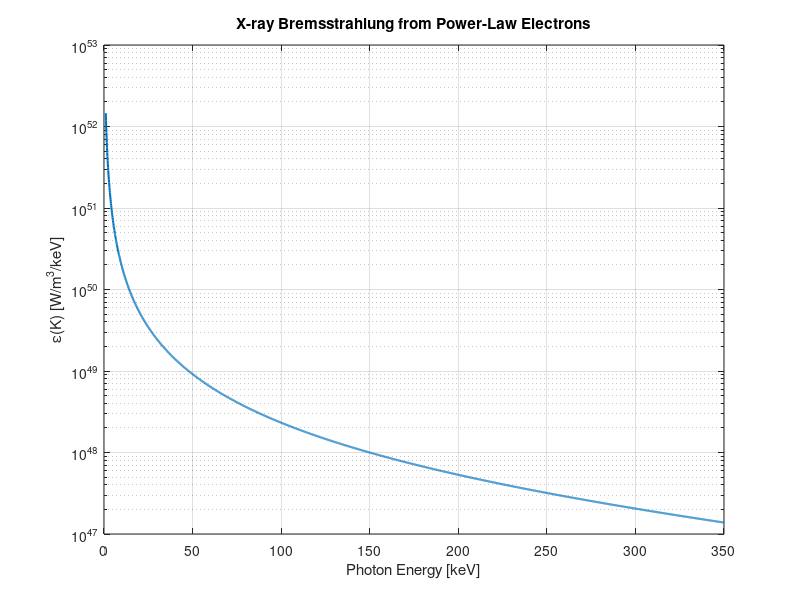

Write MATLAB code to recreate this figure.
%% Bremsstrahlung from Power-Law Electrons (Bernhardi 1982 Inspired)
clear; clc;

%% Physical Constants
e     = 1.602e-19;      % Elementary charge [C]
me    = 9.109e-31;      % Electron mass [kg]
c     = 2.998e8;        % Speed of light [m/s]
eps0  = 8.854e-12;      % Vacuum permittivity [F/m]
alpha = 1/137;          % Fine-structure constant
r_e   = e^2 / (4*pi*eps0*me*c^2);  % Classical electron radius [m]

%% Plasma Parameters
nhot = 1e19;            % Hot electron density [m^-3]
ni   = nhot;            % Assume quasi-neutrality
s    = 1.9;             % Spectral index from paper

%% Energy Grid (10 keV to 1 MeV)
E_keV = linspace(1, 1000, 10000);    % Electron kinetic energy [keV]
E_J   = E_keV * e;                   % Energy [J]
dE    = diff(E_J); dE(end+1) = dE(end); % Energy spacing [J]

%% Power-law Distribution Function (not normalized)
f_E = E_J.^(-s);
% Normalize so that ∫f(E)dE = nhot
normF = trapz(E_J, f_E);
f_E   = f_E * (nhot / normF);  % Now in units of [m^-3/J]

%% Photon Grid (10 to 350 keV)
K_eV = linspace(1, 350, 3000);      % Photon energy [keV]
K_J  = K_eV * e;

%% Bremsstrahlung Cross-Section (Elwert corrected)
vE   = @(E) sqrt(2*E/me);
eta  = @(E) alpha * c ./ vE(E);
g_ff = @(E) pi*eta(E) ./ (1 - exp(-2*pi*eta(E)));  % Elwert factor

sigmaB = @(E,K) (16/3)*alpha*r_e^2 .* log(max(2*E./K, 1.01)) ./ K;   % Born
sigmaE = @(E,K) sigmaB(E,K) .* g_ff(E);                             % Elwert

%% Compute Spectral Emissivity ε(K)
epsilon = zeros(size(K_J));  % [W/m^3/keV]

for i = 1:length(K_J)
    K = K_J(i);
    mask = E_J > K;
    E_sample = E_J(mask);
    f_sample = f_E(mask);
    sigma_vals = sigmaE(E_sample, K);
    v_vals     = vE(E_sample);

    epsilon(i) = ni * trapz(E_sample, sigma_vals .* f_sample .* v_vals);
end

epsilon = epsilon / e;  % Convert from per Joule to per keV

%% Plot Spectral Emissivity
figure;
semilogy(K_eV, epsilon, 'LineWidth', 1.5);
xlabel('Photon Energy [keV]');
ylabel('\epsilon(K) [W/m^3/keV]');
title('X-ray Bremsstrahlung from Power-Law Electrons');
grid on;

%% Total Power Estimate
eps_total = trapz(K_J, epsilon * e);  % Integrate over K [W/m^3]
fprintf('Volume Bremsstrahlung Power Density: %.3e W/m^3\n', eps_total);

% Assume a small cylindrical plasma
r_cyl = 0.03; z_len = 1.0;
V = pi*r_cyl^2 * z_len;
P_total = eps_total * V;
fprintf('Total Radiated X-ray Power: %.3e W\n', P_total);
